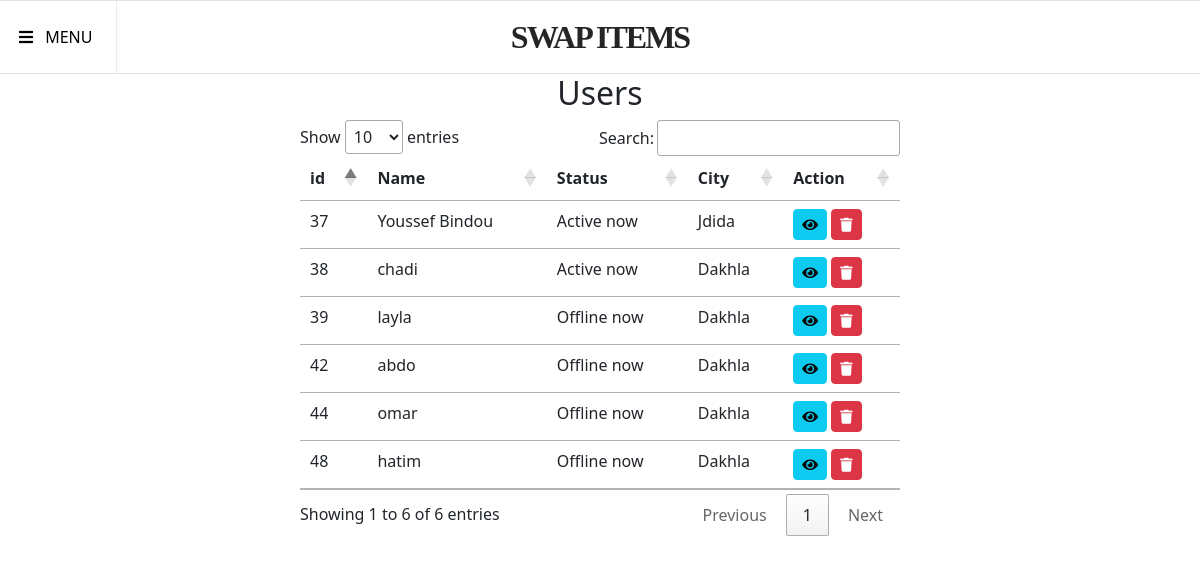
/admin/list_users.php (signed in), run on the app's committed database.
### tables this page shows
CREATE TABLE `usertable` (
  `id` int(11) NOT NULL,
  `unique_id` int(255) NOT NULL,
  `name` varchar(255) NOT NULL,
  `email` varchar(255) NOT NULL,
  `password` varchar(255) NOT NULL,
  `code` mediumint(50) NOT NULL,
  `status_o_f` varchar(255) NOT NULL,
  `status` text NOT NULL,
  `img` varchar(255) NOT NULL DEFAULT 'test/0.png',
  `phone` varchar(20) DEFAULT NULL,
  `address` varchar(1000) DEFAULT NULL,
  `postcode` varchar(15) DEFAULT '73000',
  `city` varchar(250) NOT NULL DEFAULT 'Dakhla',
  `admin` int(11) NOT NULL DEFAULT 0
);

### admin/list_users.php (the view, shortened to what this page needs)
<?php
require_once "../sing/controllerUserData.php";
?>
<!doctype html>
<html lang="en">
<head>
    <link rel="stylesheet" type="text/css" href="https://cdn.datatables.net/1.11.3/css/jquery.dataTables.css">
    <link rel="stylesheet" href="./av/style/navbar.css">
    <link rel="stylesheet" href="https://cdnjs.cloudflare.com/ajax/libs/font-awesome/5.15.4/css/all.min.css" />
    <link href="https://cdn.jsdelivr.net/npm/bootstrap@5.1.3/dist/css/bootstrap.min.css" rel="stylesheet">
    <link rel="stylesheet" type="text/css" href="https://cdn.datatables.net/1.11.4/css/jquery.dataTables.min.css">
</head>
<body>
    <header>
        <div class="all">
            <?php require 'navbar.php'; ?>
        </div>
    </header>
    <center>
        <div class="col-md-6">
            <h2>Users</h2>
            <table class="table mb-0">
                <thead>
                    <tr>
                        <th>id</th>
                        <th>Name</th>
                        <th>Status</th>
                        <th>City</th>
                        <th>Action</th>
                    </tr>
                </thead>
                <tbody>
                    <?php
                    $query = "SELECT * FROM usertable WHERE name != 'admin'";
                    $query_run = mysqli_query($con, $query);
                    if (mysqli_num_rows($query_run) > 0) {
                        while ($user = mysqli_fetch_assoc($query_run)) {
                            ?>
                            <tr>
                                <td><?= $user['id']; ?></td>
                                <td><?= $user['name']; ?></td>
                                <td><?= $user['status_o_f']; ?></td>
                                <td><?= $user['city']; ?></td>
                                <td>
                                    <a href="view_user.php?id=<?= $user['id']; ?>" class="btn btn-info btn-sm view-user" data-toggle="modal" data-target="#viewUserModal" data-id="<?= $user['id']; ?>">
                                        <i class="fas fa-eye"></i>
                                    </a>
                                    <form action="code.php" method="POST" class="d-inline" onsubmit="return confirm('Are you sure you want to delete this user?');">
                                        <button type="submit" id="Confirm" name="delete_User" value="<?= $user['id']; ?>" class="btn btn-danger btn-sm">
                                            <i class="fas fa-trash"></i>
                                        </button>
                                    </form>
                                </td>
                            </tr>
                    <?php
                        }
                    } else {
                        echo "<tr><td colspan='3'>No Users Found</td></tr>";
                    }
                    ?>
                </tbody>
            </table>
        </div>
    </center>
</body>
</html>

### data on the page
usertable: id "37", name "Youssef Bindou", status_o_f "Active now", city "Jdida"
usertable: id "38", name "chadi", status_o_f "Active now", city "Dakhla"
usertable: id "39", name "layla", status_o_f "Offline now", city "Dakhla"
usertable: id "42", name "abdo", status_o_f "Offline now", city "Dakhla"
usertable: id "44", name "omar", status_o_f "Offline now", city "Dakhla"
usertable: id "48", name "hatim", status_o_f "Offline now", city "Dakhla"
